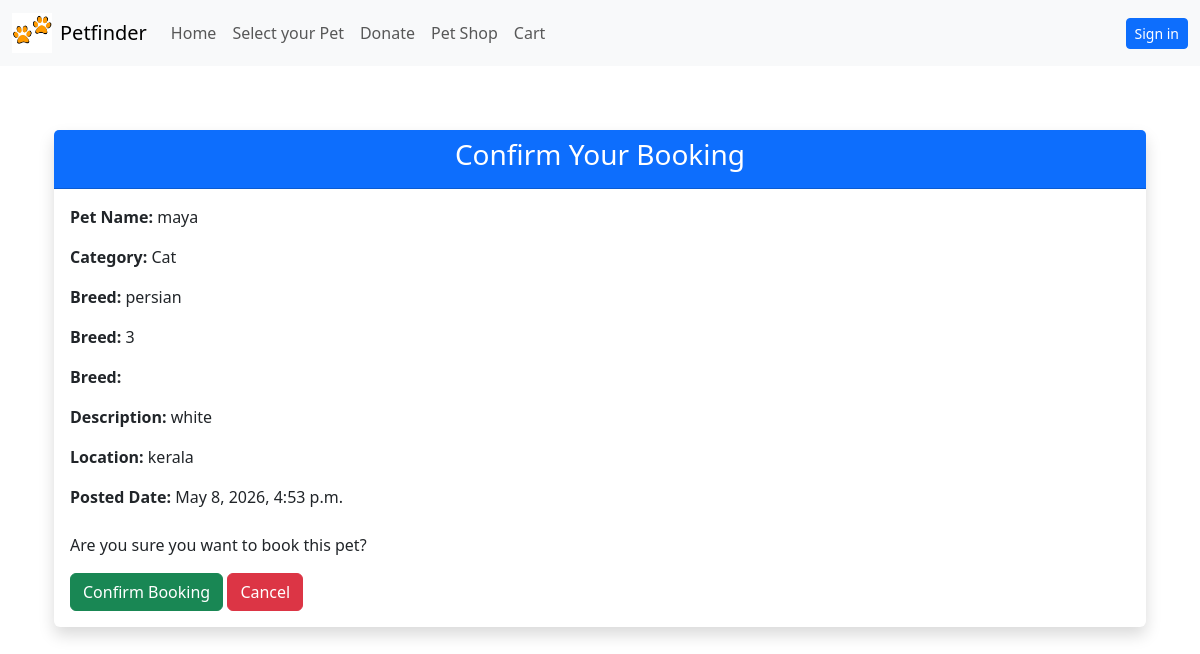
Page /pets/bookpet/3 (signed in) on the committed database.
### petoperation/models.py (models this page shows, shortened)
class Pet(models.Model):
    pet_name=models.CharField(max_length=30)
    pet_img=models.ImageField(upload_to='don_petimg')
    pet_cat=models.ForeignKey(Category,on_delete=models.CASCADE)
    pet_breed=models.ForeignKey(Breed,on_delete=models.CASCADE)
    pet_age=models.IntegerField()
    price=models.FloatField(blank=True,null=True)
    pet_location=models.CharField(max_length=50)
    pet_vaccinated=models.BooleanField(default=False)
    pet_desc=models.TextField()
    pet_reason=models.CharField(max_length=100)
    posted_date=models.DateTimeField(auto_now_add=True)
    status=models.CharField(max_length=50,choices=(('available','Available'),('adopted','Adopted')),
                            default='available')
    user=models.ForeignKey(CustomUser,on_delete=models.CASCADE)

class Category(models.Model):
    name=models.CharField(max_length=50)
    image=models.ImageField(upload_to='petcategory')

class Breed(models.Model):
    cat=models.ForeignKey(Category,on_delete=models.CASCADE)
    breed_name=models.CharField(max_length=30)

### petoperation/views.py (the view)
# urls.py: path('bookpet/<int:id>',booking,name='pet_booking'),
@login_required(login_url='/accounts/login')
def booking(request,id):
   pet=get_object_or_404(Pet,id=id)
   if request.user.role=='donor':
      return redirect('Error')
   if pet.status == 'adopted':
        messages.error(request, "This pet is already adopted.")
        return redirect('allpets_view')
   already_booked= Booking.objects.filter(user=request.user,pet=pet).exists()
   if already_booked:
        messages.warning(request, "You already booked this pet.")
        return redirect('userdashboard')
   if request.method=='POST':
      form=Pet_bookingform(request.POST)
      if form.is_valid():
         if not already_booked:
            book=form.save(commit=False)
            book.user=request.user
            book.pet=pet
            book.status='pending'
            book.save()
            return redirect('userdashboard')
      else:
        print(form.errors)
   else:
      form=Pet_bookingform()
   return render(request,'petbooking.html',{'form':form,'pet':pet})

### Templates/petbooking.html (shortened to what this page needs)
{% extends 'base.html' %}
{% load static %}
{% block content %}
<div class="container py-5">
    <div class="card shadow border-0">
        <div class="card-header bg-primary text-white text-center">
            <h3>Confirm Your Booking</h3>
        </div>
        <div class="card-body">
            <p><strong>Pet Name:</strong> {{ pet.pet_name }}</p>
            <p><strong>Category:</strong> {{ pet.pet_cat.name }}</p>
            <p><strong>Breed:</strong> {{ pet.pet_breed.breed_name }}</p>
            <p><strong>Breed:</strong> {{ pet.pet_age }}</p>
            <p><strong>Breed:</strong> {{ pet.perice }}</p>
            <p><strong>Description:</strong> {{ pet.pet_desc }}</p>
            <p><strong>Location:</strong> {{ pet.pet_location }}</p>
              <p><strong>Posted Date:</strong> {{ pet.posted_date }}</p>
            <form method="POST" class="mt-4">
                <p class="mt-3">Are you sure you want to book this pet?</p>
                <button type="submit" class="btn btn-success">
                    Confirm Booking
                </button>
                <a href="{% url 'petoperation:allpets_view' %}" class="btn btn-danger ml-2">
                    Cancel
                </a>
            </form>
        </div>
{%endblock%}

### rows in the picture
Pet: pet_name "maya", pet_cat.name "Cat", pet_breed.breed_name "persian", pet_age "3", pet_desc "white", pet_location "kerala", posted_date "May 8, 2026, 4:53 p.m."
